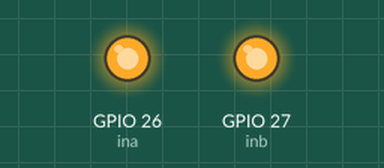
This program was run on a simulated ESP32. On the bench: output pins drawn as LEDs (lit = HIGH). Pins used as bus, display or sensor lines are not drawn.

Above: at 5.0 s.
At 15.0 s:
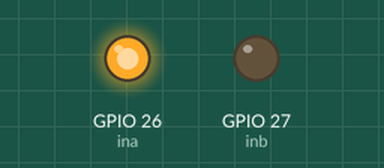
At 25.0 s:
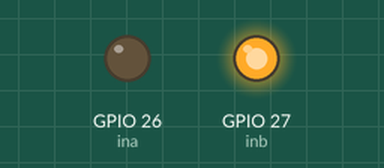
At 35.0 s:
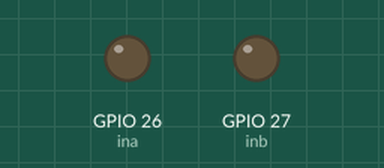
Timing chart, 0 to 52.0 s (numbered marks = the images above):
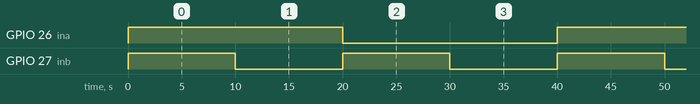

The program:

main.cpp
```cpp
#include <Arduino.h>


#define nSleep 25	// nSleep in schematic
#define ina 26		// in1 in schematic
#define inb 27		// pwm in schematic


void set() {
	pinMode(nSleep, OUTPUT);
	pinMode(ina, OUTPUT);
	pinMode(inb, OUTPUT);
}

void fwd() {
	digitalWrite(nSleep, 1);
	digitalWrite(ina, 1);
	digitalWrite(inb, 1);
}

void bwd() {
	digitalWrite(nSleep, 1);
	digitalWrite(ina, 0);
	digitalWrite(inb, 1);
}

void stp() {
	digitalWrite(nSleep, 1);
	digitalWrite(inb, 0);
}


void setup() {
	set();
}

void loop() {
	fwd();
	delay(10000);
	stp();
	delay(10000);
	bwd();
	delay(10000);
	stp();
	delay(10000);
}
```

Measured:
- by itself, GPIO 26 (ina): alternates HIGH for 20.0 s and LOW for 20.0 s
- by itself, GPIO 27 (inb): alternates HIGH for 10.0 s and LOW for 10.0 s
- by itself, everything shown: repeats every 40.0 s, in 4 steps
